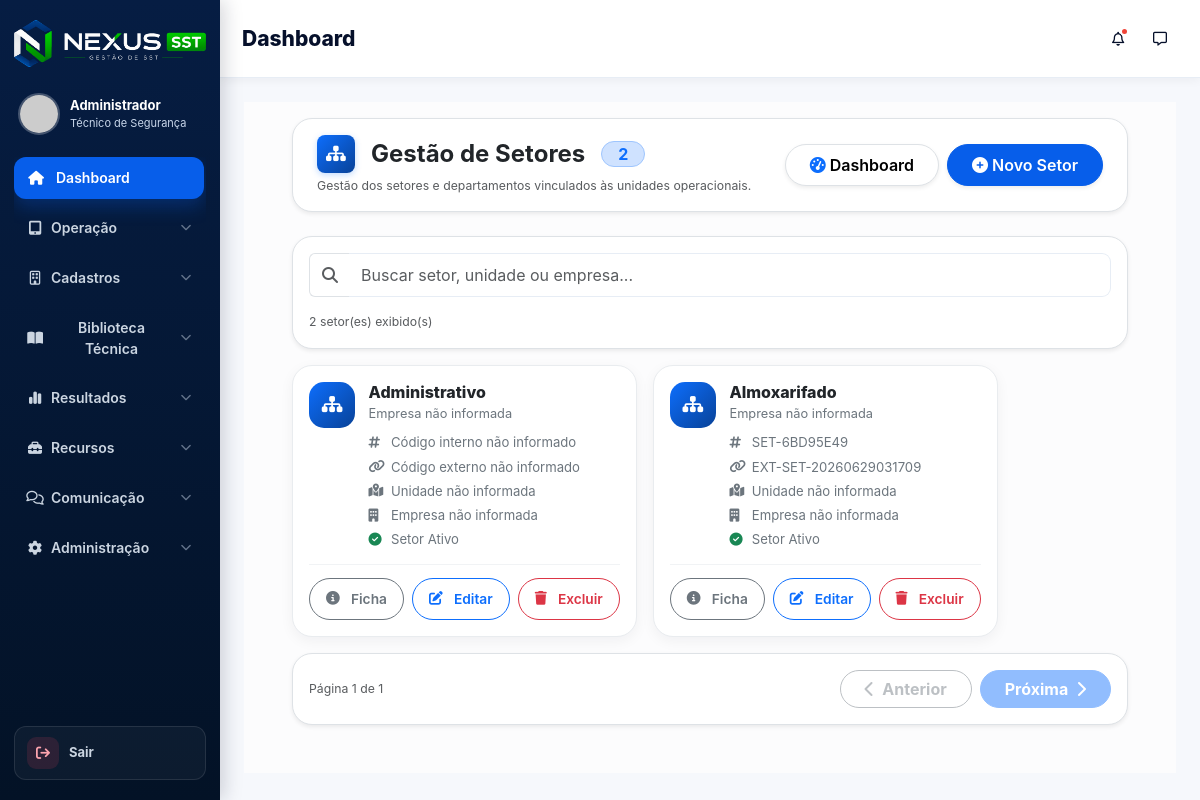
The page /nexus_sst/public/setores (signed in) on the database its author committed.
### tables this page shows
CREATE TABLE `setores` (
  `id` int NOT NULL AUTO_INCREMENT,
  `codigo` varchar(30) DEFAULT NULL,
  `codigo_externo` varchar(50) DEFAULT NULL,
  `nome` varchar(150) NOT NULL,
  `descricao` text,
  `ativo` tinyint(1) NOT NULL DEFAULT '1',
  `created_at` timestamp NULL DEFAULT CURRENT_TIMESTAMP,
  `updated_at` timestamp NULL DEFAULT CURRENT_TIMESTAMP ON UPDATE CURRENT_TIMESTAMP,
  PRIMARY KEY (`id`),
  UNIQUE KEY `uk_setor_nome` (`nome`),
  UNIQUE KEY `uk_setor_codigo` (`codigo`)
);

### core/Controller.php (called while the page is built, shortened)
<?php
class Controller
{
    public function model($model)
    {
        $modelFile = dirname(__DIR__) . "/app/models/{$model}.php";
        return new $model();
    }
    public function view($view, $data = [])
    {
        extract($data);
        $viewPath = dirname(__DIR__) . "/app/views/{$view}.php";
        require_once $viewPath;
    }
}

### app/controllers/SetoresController.php (called while the page is built, shortened)
<?php
class SetoresController extends Controller
{
    private $setorModel;
    public function __construct()
    {
        $this->setorModel = $this->model('Setor');
    }
    public function index()
    {
        $setores = $this->setorModel->listarTudo();
        $this->view('setores/index', compact('setores'));
    }
}

### core/Router.php (called while the page is built, shortened)
<?php
class Router
{
    private array $routes = [];
    private function add(string $httpMethod, string $uri, string $controller, string $method): void
    {
        $uri = '/' . trim($uri, '/');
        $this->routes[$httpMethod][$uri] = [
            'controller' => $controller,
            'method' => $method
        ];
    }
    public function dispatch(): void
    {
        $httpMethod = strtoupper($_SERVER['REQUEST_METHOD'] ?? 'GET');
        $requestUri = $_SERVER['REQUEST_URI'] ?? '/';
        $requestPath = parse_url($requestUri, PHP_URL_PATH) ?: '/';
        $route = $this->normalizeRequestPath($requestPath);
        $routes = $this->routes[$httpMethod] ?? [];
        $match = $this->matchRoute($routes, $route);
        $methodName = $match['method'];
        $params = $match['params'];
        $controller = new $controllerName();
        $controller->$methodName(...$params);
    }
    private function normalizeRequestPath(string $requestPath): string
    {
        $route = '/' . ltrim($requestPath, '/');
        $basePaths = [];
        if (defined('BASE_URL')) {
            $configuredBasePath = parse_url((string) BASE_URL, PHP_URL_PATH);
            if (is_string($configuredBasePath) && $configuredBasePath !== '') {
                $basePaths[] = '/' . trim($configuredBasePath, '/');
            }
        }
        $basePaths = array_values(array_unique(array_filter($basePaths)));
        usort($basePaths, static fn(string $a, string $b): int => strlen($b) <=> strlen($a));
        foreach ($basePaths as $basePath) {
            if (str_starts_with($route, $basePath . '/')) {
                $route = substr($route, strlen($basePath));
                break;
            }
        }
        $route = '/' . trim($route, '/');
        return $route === '//' ? '/' : $route;
    }
    private function matchRoute(array $routes, string $route): ?array
    {
        if (isset($routes[$route])) {
            return [
                'controller' => $routes[$route]['controller'],
                'method' => $routes[$route]['method'],
                'params' => []
            ];
        }
        return null;
    }
}

### public/index.php (called while the page is built, shortened)
<?php
spl_autoload_register(function ($class) {
    $paths = [
        dirname(__DIR__) . '/core/',
        dirname(__DIR__) . '/app/controllers/',
        dirname(__DIR__) . '/app/models/',
        dirname(__DIR__) . '/app/services/',
        dirname(__DIR__) . '/app/helpers/',
        dirname(__DIR__) . '/app/traits/',
    ];
    foreach ($paths as $path) {
        $file = $path . $class . '.php';
        if (file_exists($file)) {
            return;
        }
    }
});
$router = new Router();
$router->dispatch();

### config/database.php (called while the page is built)
<?php
return [
    'host'     => 'localhost',
    'dbname'   => 'nexus',
    'usuario'  => 'root',
    'senha'    => 'samuel06',
    'charset'  => 'utf8'
];

### core/Database.php (called while the page is built, shortened)
<?php
class Database {
    public function __construct() {
        $config = require __DIR__ . '/../config/database.php';
        $host     = $config['host'];
        $dbname   = $config['dbname'];
        $usuario  = $config['usuario'];
        $senha    = $config['senha'];
        $charset  = $config['charset'];
        $dsn = "mysql:host=$host;dbname=$dbname;charset=$charset";
        $opcoes = [
            PDO::ATTR_ERRMODE            => PDO::ERRMODE_EXCEPTION,
            PDO::ATTR_DEFAULT_FETCH_MODE => PDO::FETCH_ASSOC,
            PDO::ATTR_PERSISTENT         => true,
            PDO::ATTR_EMULATE_PREPARES   => false,
        ];
    }
}

### core/Model.php (called while the page is built, shortened)
<?php
abstract class Model
{
    public function __construct()
    {
        $database = new Database();
        $this->db = $database->getConnection();
    }
}

### app/models/Setor.php (called while the page is built, shortened)
<?php
class Setor extends Model
{
    public function listarTudo()
    {
        $sql = "
            SELECT *
            FROM setores
            ORDER BY nome ASC
        ";
        $stmt = $this->db->query($sql);
        return $stmt->fetchAll(PDO::FETCH_ASSOC);
    }
}

### app/views/setores/index.php (the view, shortened to what this page needs)
<?php
require_once dirname(__DIR__) . '/templates/header.php';
?>
<main class="content flex-grow-1 pt-3 px-4 pb-4 bg-light-subtle">
    <div class="container-fluid px-2 px-lg-4 mb-4">
        <div class="toast-container position-fixed top-0 end-0 p-3" style="z-index:9999;">
        </div>
        <header class="page-header-setores mb-4 px-4 py-3 bg-white border rounded-3 shadow-sm d-flex align-items-center justify-content-between flex-wrap gap-3">
            <div>
                <h3 class="m-0 fw-bold text-dark d-flex align-items-center gap-3" style="font-size: 1.5rem;">
                    <span class="icon-container d-flex align-items-center justify-content-center"
                        style="width: 38px; height: 38px; background: linear-gradient(135deg, #0d6efd, #084298); border-radius: 8px; box-shadow: 0 2px 6px rgba(13, 110, 253, 0.25);">
                        <i class="fas fa-sitemap text-white" style="font-size: 1.10rem;"></i>
                    </span>
                    Gestão de Setores
                    <span class="badge bg-primary-subtle text-primary rounded-pill px-3 py-1 fw-bold fs-6 border border-primary-subtle">
                        <?= count($setores ?? []) ?>
                    </span>
                </h3>
                <small class="text-muted d-block mt-1">
                    Gestão dos setores e departamentos vinculados às unidades operacionais.
                </small>
            </div>
            <div class="page-header-actions d-flex gap-2 flex-wrap">
                <a href="<?= BASE_URL ?>/dashboard" class="btn btn-light border rounded-pill px-4 fw-semibold shadow-sm">
                    <i class="fas fa-gauge-high me-1 text-primary"></i>
                    Dashboard
                </a>
                <a href="<?= BASE_URL ?>/setores/criar" class="btn btn-primary rounded-pill px-4 fw-semibold shadow-sm">
                    <i class="fas fa-plus-circle me-1"></i>
                    Novo Setor
                </a>
            </div>
        </header>
        <?php if (!empty($setores)): ?>
            <section class="setores-app-view">
                <div class="setores-app-toolbar bg-white border rounded-4 shadow-sm p-3 mb-3">
                    <div class="input-group setores-app-search">
                        <span class="input-group-text bg-white border-end-0">
                            <i class="fas fa-search text-muted"></i>
                        </span>
                        <input
                            type="text"
                            id="buscarSetor"
                            class="form-control border-start-0"
                            placeholder="Buscar setor, unidade ou empresa...">
                    </div>
                    <div class="d-flex align-items-center justify-content-between mt-3 gap-2">
                        <small class="text-muted">
                            <span id="contadorSetores"><?= count($setores ?? []) ?></span>
                            setor(es) exibido(s)
                        </small>
                    </div>
                </div>
                <div class="setores-app-list">
                    <?php foreach ($setores as $s): ?>
                        <?php
                        $setorAtivo = (int)($s['ativo'] ?? 1) === 1;
                        $textoBusca = strtolower(
                            ($s['codigo'] ?? '') . ' ' .
                            ($s['codigo_externo'] ?? '') . ' ' .
                            ($s['nome'] ?? '') . ' ' .
                            ($s['unidade_nome'] ?? '') . ' ' .
                            ($s['empresa_nome'] ?? '') . ' ' .
                            ($setorAtivo ? 'ativo ativa' : 'inativo inativa')
                        );
                        ?>
                        <article class="setor-app-card" data-search="<?= htmlspecialchars($textoBusca) ?>">
                            <div class="setor-app-card-main">
                                <div class="setor-app-icon">
                                    <i class="fas fa-sitemap"></i>
                                </div>
                                <div class="setor-app-content">
                                    <h5><?= htmlspecialchars($s['nome'] ?? 'Setor sem nome') ?></h5>
                                    <p class="setor-app-subtitle">
                                        <?= htmlspecialchars($s['empresa_nome'] ?? 'Empresa não informada') ?>
                                    </p>
                                    <div class="setor-app-meta">
                                        <span>
                                            <i class="fas fa-hashtag"></i>
                                            <?= !empty($s['codigo']) ? htmlspecialchars($s['codigo']) : 'Código interno não informado' ?>
                                        </span>
                                        <span>
                                            <i class="fas fa-link"></i>
                                            <?= !empty($s['codigo_externo']) ? htmlspecialchars($s['codigo_externo']) : 'Código externo não informado' ?>
                                        </span>
                                        <span>
                                            <i class="fas fa-map-location-dot"></i>
                                            <?= !empty($s['unidade_nome']) ? htmlspecialchars($s['unidade_nome']) : 'Unidade não informada' ?>
                                        </span>
                                        <span>
                                            <i class="fas fa-building"></i>
                                            <?= !empty($s['empresa_nome']) ? htmlspecialchars($s['empresa_nome']) : 'Empresa não informada' ?>
                                        </span>
                                        <span>
                                            <i class="<?= $setorAtivo ? 'fas fa-circle-check text-success' : 'fas fa-circle-xmark text-danger' ?>"></i>
                                            <?= $setorAtivo ? 'Setor Ativo' : 'Setor Inativo' ?>
                                        </span>
                                    </div>
                                </div>
                            </div>
                            <div class="setor-app-actions">
                                <button
                                    class="btn btn-outline-secondary rounded-pill px-3"
                                    data-bs-toggle="modal"
                                    data-bs-target="#modalSetor<?= $s['id'] ?>">
                                    <i class="fas fa-circle-info me-1"></i>
                                    Ficha
                                </button>
                                <a href="<?= BASE_URL ?>/setores/editar/<?= $s['id'] ?>" class="btn btn-outline-primary rounded-pill px-3">
                                    <i class="fas fa-edit me-1"></i>
                                    Editar
                                </a>
                                <a href="<?= BASE_URL ?>/setores/excluir/<?= $s['id'] ?>"
                                   class="btn btn-outline-danger rounded-pill px-3"
                                   onclick="return confirm('Deseja excluir este setor?')">
                                    <i class="fas fa-trash me-1"></i>
                                    Excluir
                                </a>
                            </div>
                        </article>
                    <?php endforeach; ?>
                </div>
                <div class="setores-pagination bg-white border rounded-4 shadow-sm p-3 mt-3">
                    <div class="d-flex flex-column flex-md-row justify-content-between align-items-center gap-3">
                        <small class="text-muted">
                            Página <span id="paginaAtualSetores">1</span> de <span id="totalPaginasSetores">1</span>
                        </small>
                        <div class="d-flex gap-2">
                            <button type="button" id="btnAnteriorSetores" class="btn btn-outline-secondary rounded-pill px-4">
                                <i class="fas fa-chevron-left me-1"></i>
                                Anterior
                            </button>
                            <button type="button" id="btnProximaSetores" class="btn btn-primary rounded-pill px-4">
                                Próxima
                                <i class="fas fa-chevron-right ms-1"></i>
                            </button>
                        </div>
                    </div>
                </div>
            </section>
        <?php endif; ?>
    </div>
</main>
<?php require_once dirname(__DIR__) . '/templates/footer.php'; ?>

### rows shown on the page
setores: nome "Administrativo", empresa_nome "Empresa não informada", shows "Código interno não informado", shows "Código externo não informado", ativo 1 (drawn)
setores: nome "Almoxarifado", empresa_nome "Empresa não informada", codigo "SET-6BD95E49", codigo_externo "EXT-SET-20260629031709", ativo 1 (drawn)

### other values the page prints
$usuario "Administrador"
$pageTitle "Dashboard"
count($setores ?? []) "2"
